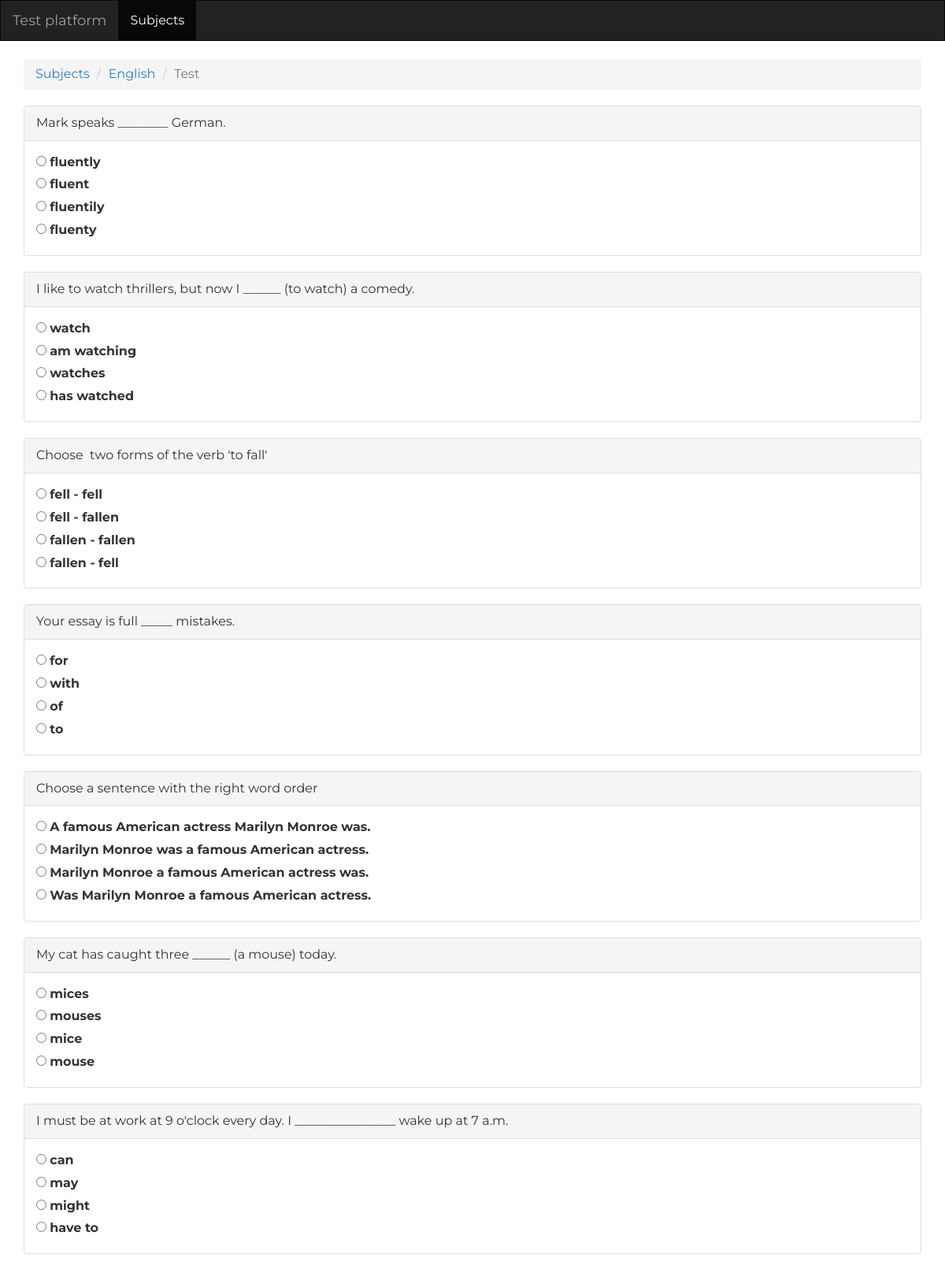
Page /subject/12/test/ (upper part) on the committed database.
### test_platform/models.py (models this page shows, shortened)
class Subject(models.Model):
    subject_name = models.CharField(max_length=100)
    description = models.CharField(max_length=500, default='', blank=True)

class Question(models.Model):
    question_text = models.CharField(max_length=1000)
    explanation = models.CharField(max_length=300, default='', blank=True)
    topic = models.ForeignKey(Topic, blank=True, null=True)
    subject = models.ForeignKey(Subject)

class Answer(models.Model):
    answer_text = models.CharField(max_length=300)
    question = models.ForeignKey(Question)
    is_right = models.BooleanField(default=False)

### test_platform/views.py (the view)
# urls.py: url(r'^subject/(?P<subject_id>[0-9]+)/test/$', views.subject_test_view, name='subject_test'),
def subject_test_view(request, subject_id):
    all_question_of_subject = Question.objects.filter(
        subject_id=subject_id,
    )
    if all_question_of_subject.count() < 20:
        return render(request, "test_platform/subject/detail.html", {
            'subject': Subject.objects.get(pk=subject_id),
            'error_message': "Sorry, but database doesn't have enough question for this subject!",
            'title': "Test platform | Subject detail"
        })
    random_questions = all_question_of_subject.order_by('?')[:20]
    return render(request, 'test_platform/topic/test.html', {
        'questions': random_questions,
        'subject': Subject.objects.get(pk=subject_id),
        'title': "Test"
    })

### test_platform/templates/test_platform/topic/test.html (shortened to what this page needs)
{% extends "test_platform/base/base.html" %}
{% block content %}
    <div class="container">
        <div class="row">
            <div class="col-md-12">
                <br/>
                <ol class="breadcrumb">
                    <li><a href="{% url "test_platform:subject_list" %}">Subjects</a></li>
                    <li><a href="{% url "test_platform:subject" subject.id %}" >{{ subject.subject_name }}</a></li>
                    <li class="active">Test</li>
                </ol>
            {% if questions %}
                <form action="{% url 'test_platform:test' subject.id %}" method="POST" id="test_form">
                    {% for question in questions %}
                        <div class="panel panel-default">
                            <div class="panel-heading">
                                {{ question.question_text }}
                            </div>
                            <div class="panel-body">
                                {% for answer in question.answer_set.all %}
                                    <input type="radio" name="questionId_{{ question.id }}" id="question[answer{{ forloop.counter }}]" value="{{ answer.id }}">
                                    <label for="question[answer{{ forloop.counter }}]">{{ answer.answer_text }}</label><br/>
                                {% endfor %}
                            </div>
                        </div>
                    {% endfor %}
                </form>
            {% endif %}
            </div>
        </div>
    </div>
{% endblock %}

### test_platform/static/test_platform/css/style.css (style rules this page uses)
body { font-family: 'Montserrat', sans-serif; font-weight: 400; font-size: 16px; -webkit-font-smoothing: antialiased; -webkit-overflow-scrolling: touch; }
.panel { box-shadow: none; }

### rows in the picture
Subject: subject_name "English"
Question: question_text "Mark speaks ________ German."
Answer: answer_text "fluently"
Answer: answer_text "fluent"
Answer: answer_text "fluentily"
Answer: answer_text "fluenty"
Question: question_text "I like to watch thrillers, but now I ______ (to watch) a comedy."
Answer: answer_text "watch"
Answer: answer_text "am watching"
Answer: answer_text "watches"
Answer: answer_text "has watched"
Question: question_text "Choose two forms of the verb 'to fall'"
Answer: answer_text "fell - fell"
Answer: answer_text "fell - fallen"
Answer: answer_text "fallen - fallen"
Answer: answer_text "fallen - fell"
Question: question_text "Your essay is full _____ mistakes."
Answer: answer_text "for"
Answer: answer_text "with"
Answer: answer_text "of"
Answer: answer_text "to"
Question: question_text "Choose a sentence with the right word order"
Answer: answer_text "A famous American actress Marilyn Monroe was."
Answer: answer_text "Marilyn Monroe was a famous American actress."
Answer: answer_text "Marilyn Monroe a famous American actress was."
Answer: answer_text "Was Marilyn Monroe a famous American actress."
Question: question_text "My cat has caught three ______ (a mouse) today."
Answer: answer_text "mices"
Answer: answer_text "mouses"
Answer: answer_text "mice"
Answer: answer_text "mouse"
Question: question_text "I must be at work at 9 o'clock every day. I ________________ wake up at 7 a.m."
Answer: answer_text "can"
Answer: answer_text "may"
Answer: answer_text "might"
Answer: answer_text "have to"
